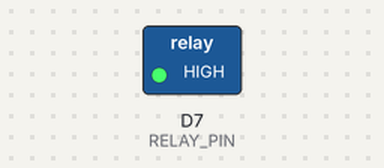
The sketch below on a simulated ESP8266 (NodeMCU). Parts: switched loads named in the sketch (green lamp = pin HIGH). The local clock reads 2024-03-15 10:24:30 at power-on unless the sketch sets it; what the sketch prints to the serial monitor is not drawn.

Above: at 0.1 s.
Timing chart, 0 to 1.6 s (numbered marks = the images above):
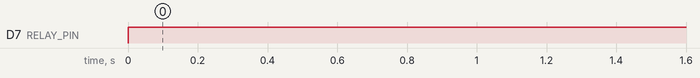

Measured:
- by itself, D7 (RELAY_PIN): LOW → HIGH at 0.00 s

The sketch:

sketch_may11NodeMCUTimerControl.ino
```cpp
#include <Wire.h>
#include <RTClib.h>

#define RELAY_PIN D7

RTC_DS1307 rtc;

void setup() {
  Serial.begin(9600);
  Wire.begin();
  rtc.begin();

  pinMode(RELAY_PIN, OUTPUT);
  digitalWrite(RELAY_PIN, LOW); // Turn the relay off initially
}

void loop() {
  DateTime now = rtc.now();
  Serial.print(now.year(), DEC);
  Serial.print('/');
  Serial.print(now.month(), DEC);
  Serial.print('/');
  Serial.print(now.day(), DEC);
  Serial.print(' ');
  Serial.print(now.hour(), DEC);
  Serial.print(':');
  Serial.print(now.minute(), DEC);
  Serial.print(':');
  Serial.print(now.second(), DEC);
  Serial.println();

  // Turn the relay on between 4 AM and 11 PM
   if (now.hour() >= 4 && now.hour() <= 11)
   //if ( (now.minute() >= 00 && now.minute() <= 5) || (now.minute() >= 11 && now.minute() <= 15) || (now.minute() >= 21 && now.minute() <= 25) || (now.minute() >= 31 && now.minute() <= 35) || (now.minute() >= 41 && now.minute() <= 45) || (now.minute() >= 51 && now.minute() <= 55))
   {
     digitalWrite(RELAY_PIN, HIGH); // Turn the relay on
     Serial.println("Relay On");
   } else {
     digitalWrite(RELAY_PIN, LOW); // Turn the relay off
     Serial.println("Relay Off");
   }


  delay(1000); // Wait for 1 second before checking the RTC again
}


// #include <Wire.h>
// #include <RTClib.h>

// // Define RTC object
// RTC_DS1307 rtc;

// void setup() {
//   Serial.begin(9600);
//   Wire.begin();
//   rtc.begin();

//   // Uncomment below line if you want to set the RTC time to a specific time
//   // rtc.adjust(DateTime(YYYY, MM, DD, HH, MM, SS));
// }

// void loop() {
//   // Get current date and time from RTC module
//   DateTime now = rtc.now();

//   // Display date and time in Serial Monitor
//   Serial.print("Date: ");
//   Serial.print(now.day(), DEC);
//   Serial.print('/');
//   Serial.print(now.month(), DEC);
//   Serial.print('/');
//   Serial.print(now.year(), DEC);
//   Serial.print(" Time: ");
//   Serial.print(now.hour(), DEC);
//   Serial.print(':');
//   Serial.print(now.minute(), DEC);
//   Serial.print(':');
//   Serial.print(now.second(), DEC);
//   Serial.println();

//   delay(1000); // Wait 1 second before updating again
// }
```
